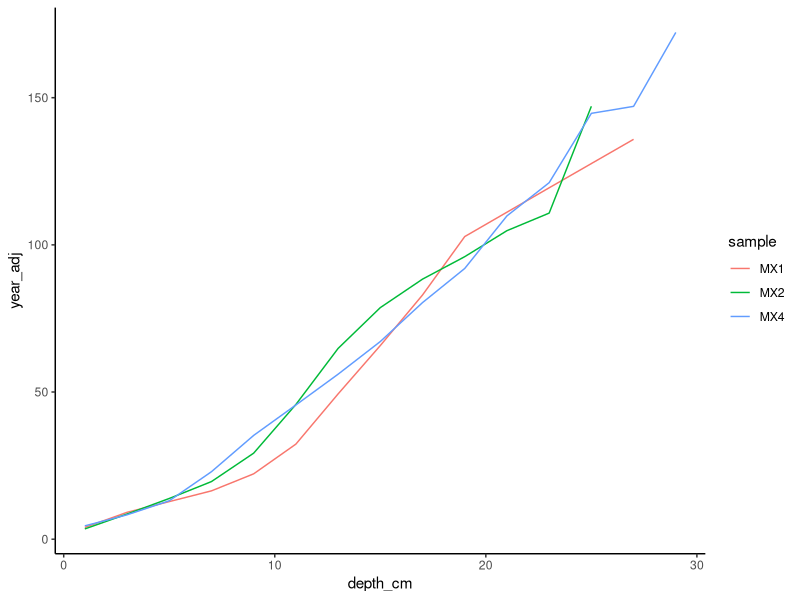
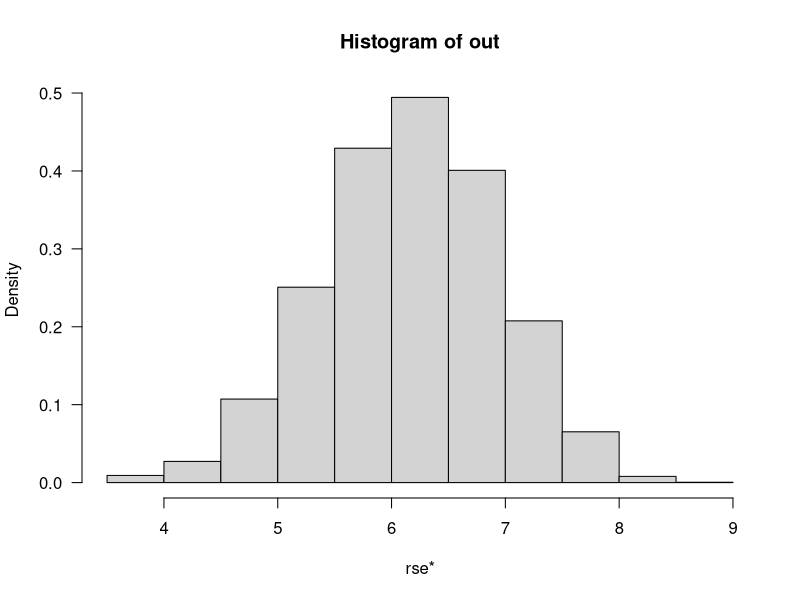

Reproduce these figures in R, in order. (Note: this script raises an error after producing the figures.)
# Vahsen et al. "Accounting for variability when resurrecting dormant propagules
# substantiates their use in eco-evolutionary studies"

# Model to calibrate relationship between soil depth and soil age across three
# soil cores collected in 2000 (MX2 & MX4) and 2004 (MX1). 

# Outputs priors for regression coefficients and residual variance to be
# integrated into the hierarchical mixed models. Also, creates Fig S1.

# Load libraries
library(tidyverse); library(lme4); library(mvtnorm); library(cowplot); library(here)

# Read in data
soil <- read_csv(here("supp_data", "Vahsen_etal_Pb210.csv"))
# Only use year estimates for slices that have accretion rates estimated
soil %>% 
  filter(complete.cases(acc_rate)) -> soil

# Calculate adjusted seed year (year before coring date)
soil$year_adj <- soil$core_year - soil$year

# Plot depth by year predictions
soil %>% 
  ggplot(aes(x = depth_cm, y = year_adj, color = sample)) +
  geom_line() + theme_classic()

# Set depth to be the top of the layer to coincide with germination data
soil$depth_cm <- soil$depth_cm -1

##
# Fit with a polynomial with random intercept and slope and compare models
##

fit2_RS <- lmer(year_adj ~ poly(depth_cm,2,raw=TRUE) + (1+depth_cm|sample), data = soil)
fit2_RI <- lmer(year_adj ~ poly(depth_cm,2,raw=TRUE) + (1|sample), data = soil)
fit2_null <- lm(year_adj ~ poly(depth_cm,2,raw=TRUE), data = soil)

AIC(fit2_RS) # 279.2013
AIC(fit2_RI) # 275.7001
AIC(fit2_null) # 268.0081

# Simplest model is the most parsimonious for prediction

# Extract out regression coefficient information 
means <- as.numeric(coef(fit2_null))
covars <- matrix(as.numeric(vcov(fit2_null)), nrow = 3, ncol = 3)

# Extract rse (residual standard deviation)
rse <- summary(fit2_null)$sigma

# Bootstrap RSE to get variance estimate
rse.boot <- function(d){
  di <- d[sample(NROW(d), replace = TRUE), ]
  fit <- lm(year_adj ~ poly(depth_cm,2,raw=TRUE), data = di)
  rse <- summary(fit)$sigma
  rse
}

# 5000 bootstrap samples for the rse
out <- replicate(5000, rse.boot(soil))
hist(out, prob = TRUE, las = 1, xlab = "rse*")

# Calculate mean and standard deviation of rse
mean_sd <- c(mean_rse = rse, sd_rse = sd(out))

# Use moment matching to get to gamma distribution
gamma_moments <- function(mean, tau){
  var <- 1/tau
  alpha <- mean^2/var
  beta <- mean/var
  return(list(alpha = alpha, beta = beta))
}

# Assign priors for hierarchical model
sigma_prior <- gamma_moments(mean_sd[1], mean_sd[2])
beta_prior_mean <- means
beta_prior_covar <- covars

# Generate priors output to read in for source file in hierarchical model code
calibration_out <- list(sigma_prior = sigma_prior,
                        beta_prior_mean = beta_prior_mean,
                        beta_prior_covar = beta_prior_covar)

# Save prior specification for later use in hierarchical model
saveRDS(calibration_out, here("outputs", "calibration_priors.rds"))

# Create plot to predict with confidence intervals
iterations <- 1000
depth = seq(0, 35, length.out = nrow(soil))
pred_value <- matrix(NA, nrow = iterations, ncol = length(depth))
out <-  matrix(NA, nrow = iterations, ncol = length(depth))

for (i in 1:iterations){
  coefs <- mvtnorm::rmvnorm(1, beta_prior_mean, beta_prior_covar)
  for (j in 1:length(depth)){
    pred_value[i,j] <- coefs[1] + coefs[2]*depth[j] + coefs[3]*depth[j]^2 
    out[i,j] <- rnorm(1, pred_value[i,j], rse)
  }
}

# Calculate means and quantiles (both confidence & predictive) and tabulate
pred_tab <- tibble(pred_mean = colMeans(pred_value),
                   conf_low = apply(pred_value, 2, quantile, probs = c(0.025, 0.975))[1,],
                   conf_high = apply(pred_value, 2, quantile, probs = c(0.025, 0.975))[2,],
                   pred_low = apply(out, 2, quantile, probs = c(0.025, 0.975))[1,],
                   pred_high = apply(out, 2, quantile, probs = c(0.025, 0.975))[2,],
                   pred_depth = depth,
                   data_depth = soil$depth_cm,
                   data_year_adj = soil$year_adj)

# Create plot for supplement
envelope <- pred_tab %>%
  ggplot(aes(x = pred_depth, y = pred_mean)) +
  geom_line(size = 1.2) +
  theme_classic() +
  geom_line(aes(x = pred_depth, y = pred_low), linetype = "dashed", col = "orange", size = 1.2) +
  geom_line(aes(x = pred_depth, y = pred_high), linetype = "dashed", col = "orange", size = 1.2) +
  geom_point(aes(x = data_depth, y = data_year_adj), size = 3, col = "black", alpha = 0.5) +
  xlab("depth (cm)") + ylab("soil age (years)")

png(here("figs_tables", "FigS1.png"), height = 4, width = 6, res = 300, units = "in")
envelope
dev.off()


